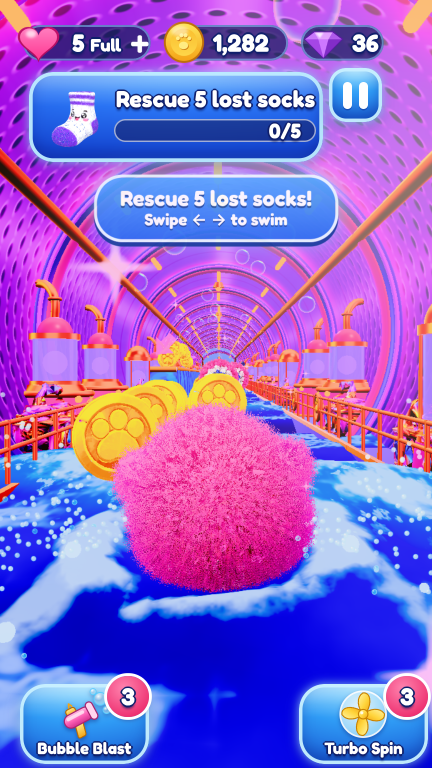
#> input picture Previews/WebDemo/six_scenes/14_real_game_preview_3849f5c8/game/s56_46.png, 864 x 1536 px, given in place of 06_Swim_Collect_Avoid_Enemies.png, which was not available (shown at 1/2 size)
$ python mach2.py
#> lines starting #> are read from the running program, lines starting #| are printed output that depends on the picture; after the words box and inside, x2 and y2 are one past the last pixel; in counts of white or black regions, pixels touching at a corner belong together
### Previews/WebDemo/six_scenes/13_scene6_match_47f75e22/qa/scripts/common.py
import numpy as np
from PIL import Image
ROOT='/home/user/bubblegame/'
A=ROOT+'Design/ReferencePacks/2026-11-09_Six_Approved_Portrait_Scenes_from_user/06_Swim_Collect_Avoid_Enemies.png'
G=ROOT+'Previews/WebDemo/six_scenes/13_scene6_match_47f75e22/baseline/s56_206.png'
T=ROOT+'Previews/WebDemo/six_scenes/13_scene6_match_47f75e22/baseline/s56_tap.png'
W,H=864,1536
def load(p): return np.asarray(Image.open(p).convert('RGB')).astype(np.float32)/255.
def hsv(img):
    r,g,b=img[...,0],img[...,1],img[...,2]
    mx=img.max(-1); mn=img.min(-1); d=mx-mn
#> after `mn = img.min(-1)`:
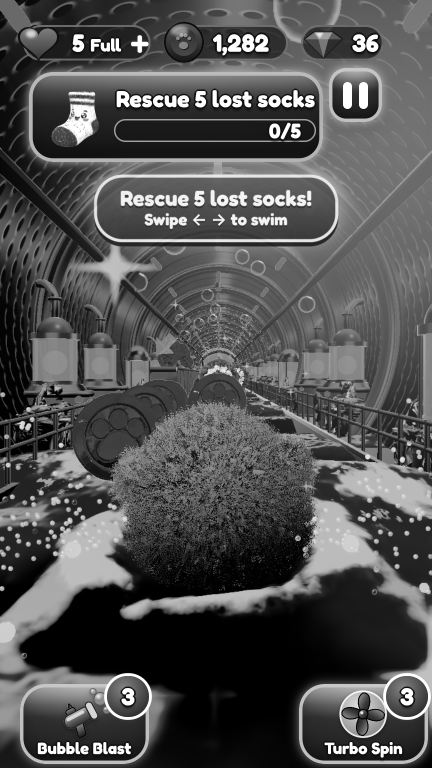
#> mn: shape (1536, 864) float32 (shown at 1/2 size); min 0, max 1, mean 0.316
    h=np.zeros_like(mx)
    m=d>1e-6
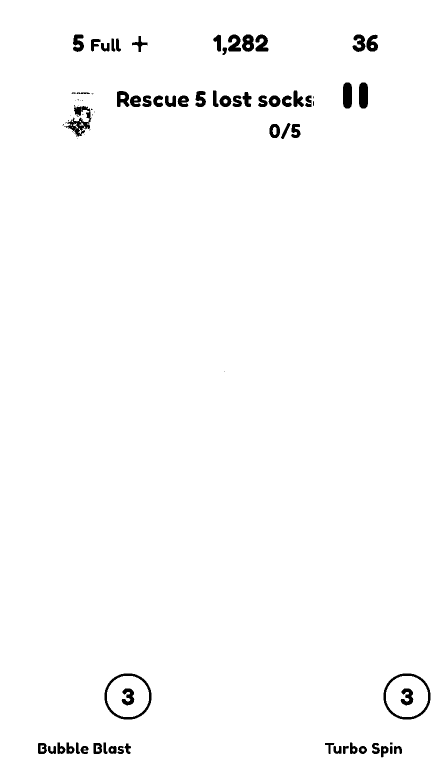
#> m: shape (1536, 864) bool (shown at 1/2 size); 98.4% white; 87 black regions (26 under 20 px), largest, box (x1, y1, x2, y2) and area: (209, 1347, 303, 1439) 1348, (767, 1347, 861, 1439) 1348, (128, 212, 183, 274) 1234
    rm=m&(mx==r); gm=m&(mx==g)&~rm; bm=m&~rm&~gm
#> after `rm = m & (mx == r)`: rm: shape (1536, 864) bool; 23.6% white; 353 white regions (306 under 20 px), largest, box (x1, y1, x2, y2) and area: (0, 295, 864, 1185) 274719, (0, 0, 119, 124) 7493, (327, 43, 408, 126) 5293
#> after `gm = m & (mx == g) & ~rm`: gm: shape (1536, 864) bool; 0.02% white in thin lines or dots, all inside (x1, y1, x2, y2) = (41, 91, 836, 1472)
#> after `bm = m & ~rm & ~gm`: bm: shape (1536, 864) bool; 74.7% white; 385 black regions (284 under 20 px), largest, box (x1, y1, x2, y2) and area: (0, 295, 864, 1185) 274880, (0, 0, 119, 124) 7493, (767, 1324, 864, 1439) 6448
    h[rm]=((g-b)[rm]/d[rm])%6
    h[gm]=((b-r)[gm]/d[gm])+2
#> h: shape (1536, 864) float32; min 0, max 6, mean 0.818
    h[bm]=((r-g)[bm]/d[bm])+4
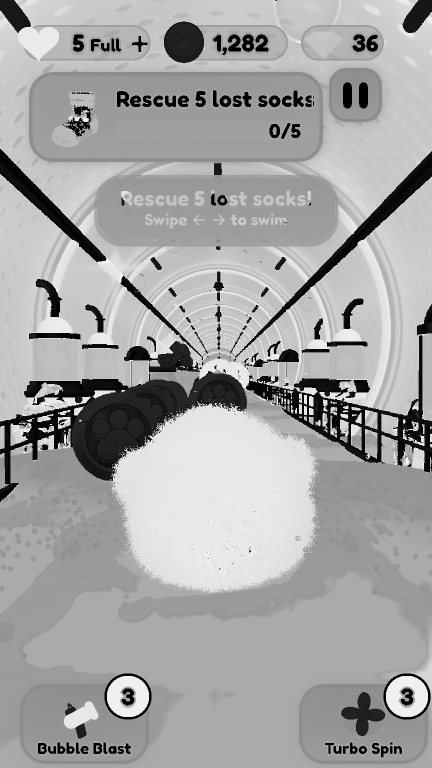
#> h: shape (1536, 864) float32 (shown at 1/2 size); min 0, max 6, mean 3.88; drawn with min black and max white
    h=h*60
    s=np.where(mx>1e-6,d/np.maximum(mx,1e-6),0)
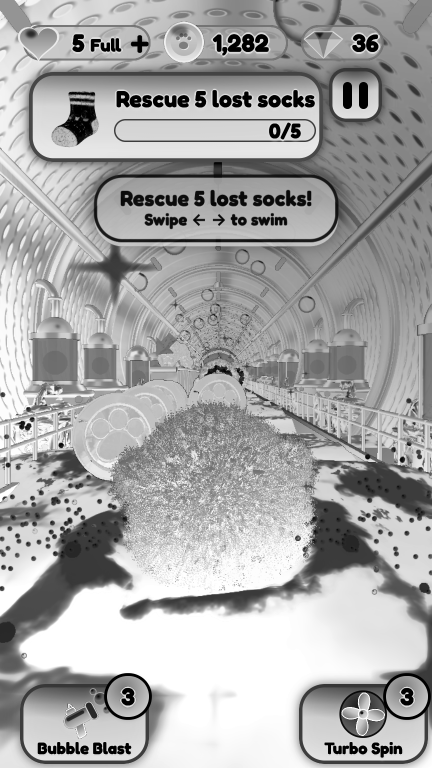
#> s: shape (1536, 864) float32 (shown at 1/2 size); min 0, max 1, mean 0.659
    return h,s,mx
def box(x0,y0,x1,y1): return (slice(int(y0*H),int(y1*H)),slice(int(x0*W),int(x1*W)))
# UI masks (True = UI, excluded)
def ui_approved():
    m=np.zeros((H,W),bool)
    m[box(0,0,1,0.085)]=True          # top bar
    m[box(0.30,0,0.70,0.10)]=True     # logo
    m[box(0.02,0.06,0.13,0.115)]=True # settings
    m[box(0.87,0.055,0.99,0.115)]=True# mail
    m[box(0.11,0.095,0.88,0.225)]=True# Laundry Toss plaque
    m[box(0.03,0.795,0.96,0.86)]=True # caption
    m[box(0,0.86,1,1)]=True           # start bar
    return m
def ui_game():
    m=np.zeros((H,W),bool)
    m[box(0,0,1,0.085)]=True
    m[box(0.06,0.09,0.75,0.215)]=True # mission
    m[box(0.75,0.085,0.89,0.16)]=True # pause
    m[box(0.22,0.225,0.78,0.32)]=True # hint (u206)
    m[box(0,0.87,1,1)]=True           # power-up buttons
    return m
def ui_tap():
    m=ui_game(); m[box(0.22,0.225,0.78,0.32)]=False
    m[box(0.40,0.90,0.62,0.98)]=True
    return m

### Previews/WebDemo/six_scenes/13_scene6_match_47f75e22/qa/scripts/mach2.py
from common import *
import cv2
for p,name,uim in [(A,'approved',ui_approved()),(G,'u206',ui_game()),(T,'tap',ui_tap())]:
    img=load(p); h,s,v=hsv(img)
    g=(img.mean(-1)*255).astype(np.uint8); edges=cv2.Canny(g,60,140)>0
#> after `g = (img.mean(-1) * 255).astype(np.uint8)`:
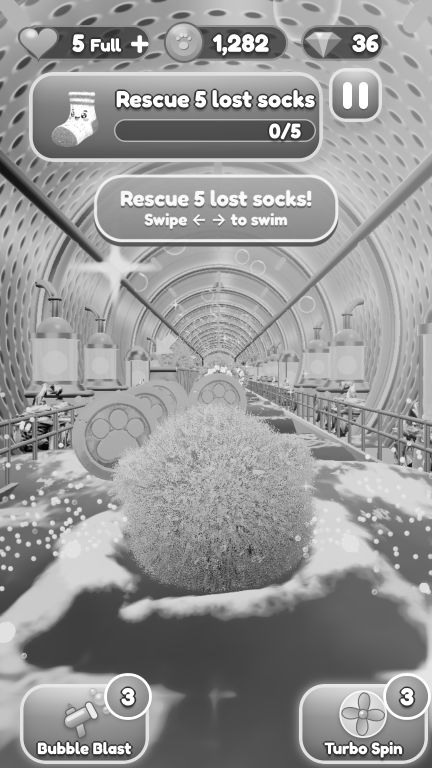
#> g: shape (1536, 864) (shown at 1/2 size); min 5, max 255, mean 150.3
#> after `edges = cv2.Canny(g, 60, 140) > 0`:
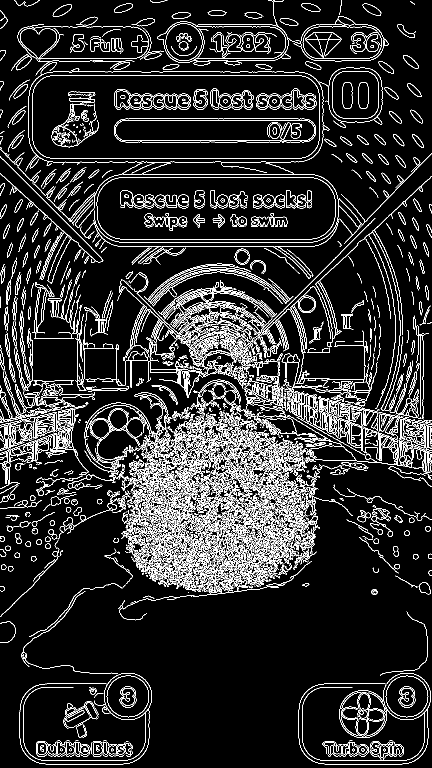
#> edges: shape (1536, 864) bool (shown at 1/2 size); 10.9% white in thin lines or dots
    for side,b in [('upper-left  x0-.32 y.26-.47',box(0.0,0.26,0.32,0.47)),('upper-right x.68-1 y.26-.47',box(0.68,0.26,1.0,0.47)),('low-left x.16-.36 y.47-.56',box(0.16,0.47,0.36,0.56)),('low-right x.64-.84 y.47-.56',box(0.64,0.47,0.84,0.56))]:
        m=np.zeros((H,W),bool); m[b]=True; m&=~uim
        hh,ss,vv=h[m],s[m],v[m]
        gold=((hh>=28)&(hh<62)&(ss>0.45)&(vv>0.55)).mean()*100
        pink=((hh>=300)&(hh<350)&(ss>0.45)&(vv>0.55)).mean()*100
        glow=((hh>=255)&(hh<320)&(ss<0.55)&(vv>0.9)).mean()*100
        cob=((hh>=205)&(hh<250)&(ss>0.55)).mean()*100
        ctl=(((hh>=160)&(hh<200)&(ss>0.4)&(vv>0.7))|((hh>=50)&(hh<70)&(ss>0.5)&(vv>0.9))).mean()*100
        print(f"{name:8s} {side}: visible {m.sum()/((b[0].stop-b[0].start)*(b[1].stop-b[1].start))*100:3.0f}% | gold {gold:4.1f} pink {pink:4.1f} bright glow {glow:4.1f} cobalt {cob:4.1f} cyan/yellow lights {ctl:3.1f} | edges {edges[m].mean()*100:4.1f}%")
#> this loop made 4 passes
#> (gold, pink, glow, cob, ctl) on passes 1 to 4: (0.752, 8.74, 12.85, 7.95, 0), (0.339, 11.1, 22.99, 7.25, 0), (45.81, 4.65, 21.09, 0.649, 19.56), (1.78, 15.11, 27.29, 4.6, 0.00416)
#| approved upper-left  x0-.32 y.26-.47: visible 100% | gold  0.8 pink  8.7 bright glow 12.9 cobalt  7.9 cyan/yellow lights 0.0 | edges 10.0%
#| approved upper-right x.68-1 y.26-.47: visible 100% | gold  0.3 pink 11.1 bright glow 23.0 cobalt  7.2 cyan/yellow lights 0.0 | edges  7.9%
#| approved low-left x.16-.36 y.47-.56: visible 100% | gold 45.8 pink  4.7 bright glow 21.1 cobalt  0.6 cyan/yellow lights 19.6 | edges 10.9%
#| approved low-right x.64-.84 y.47-.56: visible 100% | gold  1.8 pink 15.1 bright glow 27.3 cobalt  4.6 cyan/yellow lights 0.0 | edges 19.6%
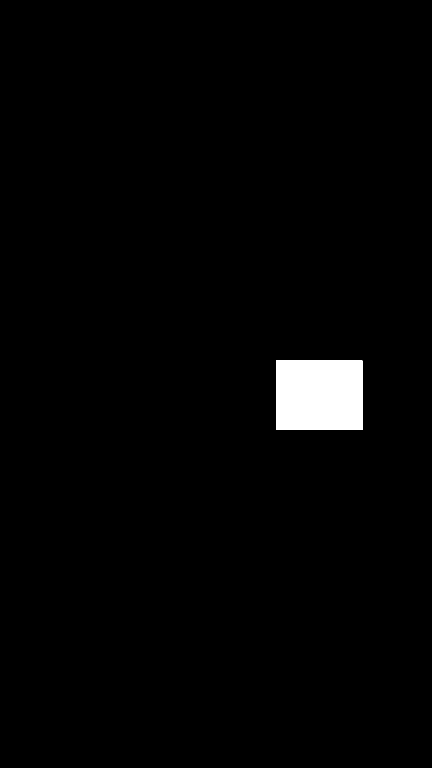
#> m: shape (1536, 864) bool (shown at 1/2 size); 1.8% white; 1 white region, box (x1, y1, x2, y2) and area: (552, 721, 725, 860) 24047
#> pass 2 of the loop `for p,name,uim in [(A,'approved',ui_approved()),(G,'u206',ui_game()),(..`:
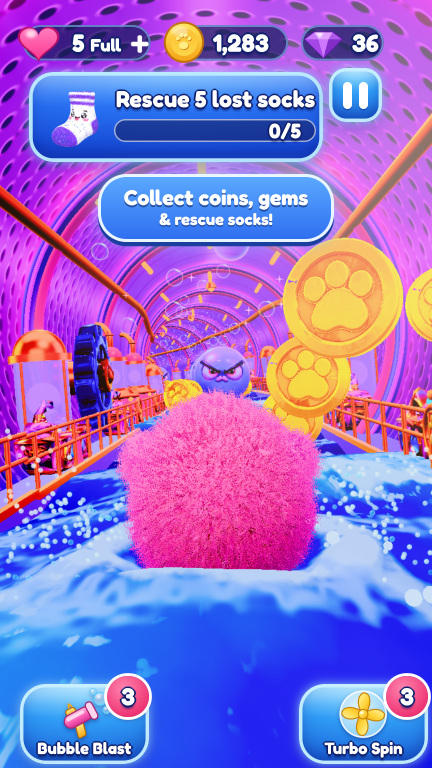
#> input picture Previews/WebDemo/six_scenes/14_real_game_preview_3849f5c8/game/s56_206.png, 864 x 1536 px, found by its file name (shown at 1/2 size)
#> in hsv (call 2), `m=d>1e-6`:
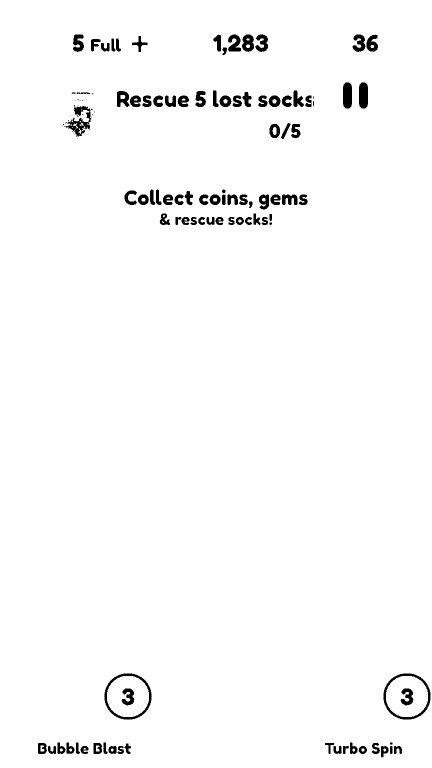
#> m: shape (1536, 864) bool (shown at 1/2 size); 97.9% white; 118 black regions (25 under 20 px), largest, box (x1, y1, x2, y2) and area: (209, 1347, 303, 1439) 1348, (767, 1347, 861, 1439) 1348, (128, 212, 183, 274) 1234
#> rm: shape (1536, 864) bool; 25% white; 353 white regions (310 under 20 px), largest, box (x1, y1, x2, y2) and area: (0, 219, 864, 1142) 296090, (810, 536, 864, 683) 5806, (327, 43, 408, 126) 5305
#> gm: shape (1536, 864) bool; 0.02% white in thin lines or dots, all inside (x1, y1, x2, y2) = (71, 91, 864, 1472)
#> bm: shape (1536, 864) bool; 72.8% white; 419 black regions (289 under 20 px), largest, box (x1, y1, x2, y2) and area: (0, 219, 864, 1142) 296177, (810, 536, 864, 683) 5806, (209, 1347, 303, 1439) 5804
#> `edges = cv2.Canny(g, 60, 140) > 0`:
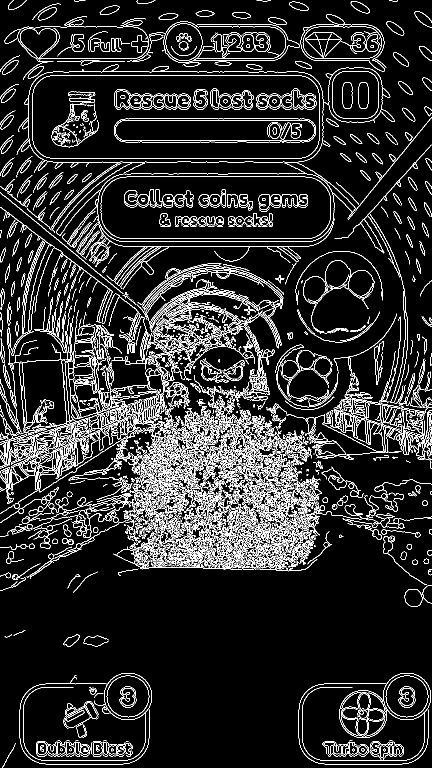
#> edges: shape (1536, 864) bool (shown at 1/2 size); 10.6% white in thin lines or dots
#> the loop `for side,b in [('upper-left  x0-.32 y.26-.47',box(0.0,0.26,0.32,0.47))..` made 4 passes
#> (gold, pink, glow, cob, ctl) on passes 1 to 4: (0.656, 11.22, 2.34, 4.38, 0), (51.57, 3.67, 15.04, 0.0418, 8.16), (0.794, 8.57, 16.7, 18.15, 0.00832), (65.98, 5.34, 5.62, 0.0873, 17.46)
#> (printed output is left out)
#> pass 3 of the loop `for p,name,uim in [(A,'approved',ui_approved()),(G,'u206',ui_game()),(..`:
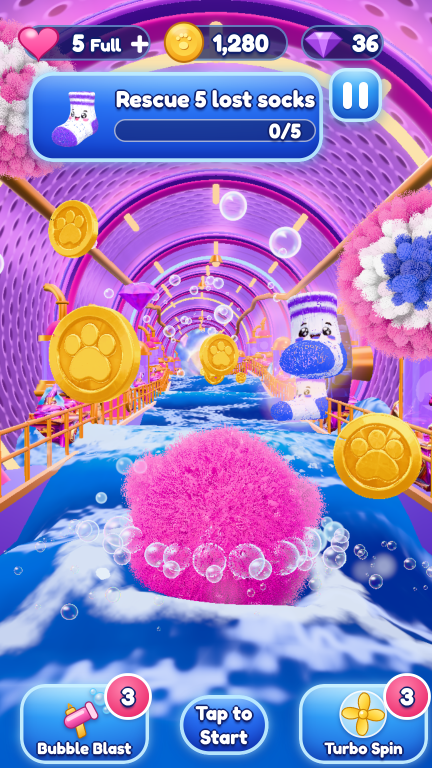
#> input picture Previews/WebDemo/six_scenes/14_real_game_preview_3849f5c8/game/s56_tap.png, 864 x 1536 px, found by its file name (shown at 1/2 size)
#> in hsv (call 3), `d = mx - mn`:
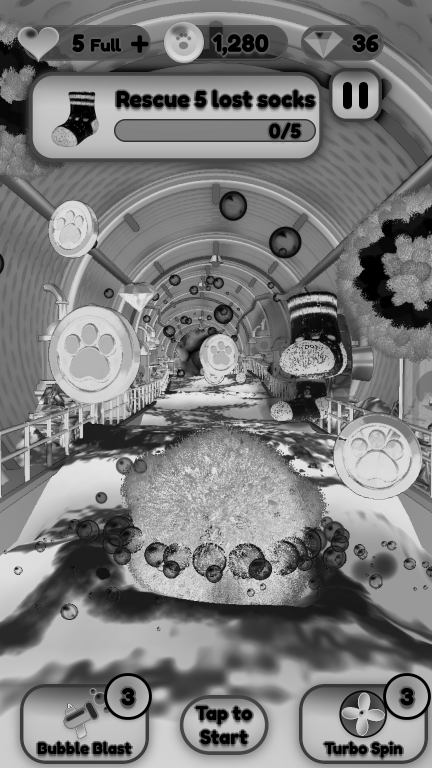
#> d: shape (1536, 864) float32 (shown at 1/2 size); min 0, max 0.898, mean 0.486
#> in hsv (call 3), `m=d>1e-6`:
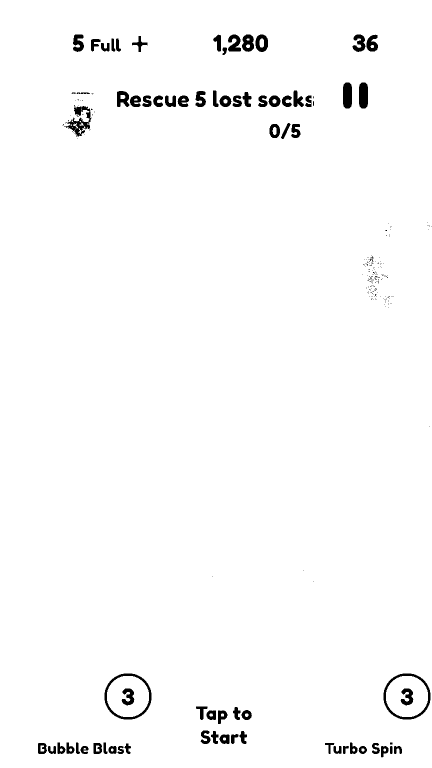
#> m: shape (1536, 864) bool (shown at 1/2 size); 98.1% white; 233 black regions (162 under 20 px), largest, box (x1, y1, x2, y2) and area: (209, 1347, 303, 1439) 1348, (767, 1347, 861, 1439) 1348, (128, 212, 183, 274) 1234
#> the loop `for side,b in [('upper-left  x0-.32 y.26-.47',box(0.0,0.26,0.32,0.47))..` made 4 passes
#> (gold, pink, glow, cob, ctl) on passes 1 to 4: (29.53, 5.08, 27.56, 0, 0.433), (0.297, 22.69, 15.59, 10.97, 0), (52.04, 7.56, 3.63, 3.16, 0.225), (7.93, 3.26, 13.53, 20.44, 0.0873)
#> (printed output is left out)
